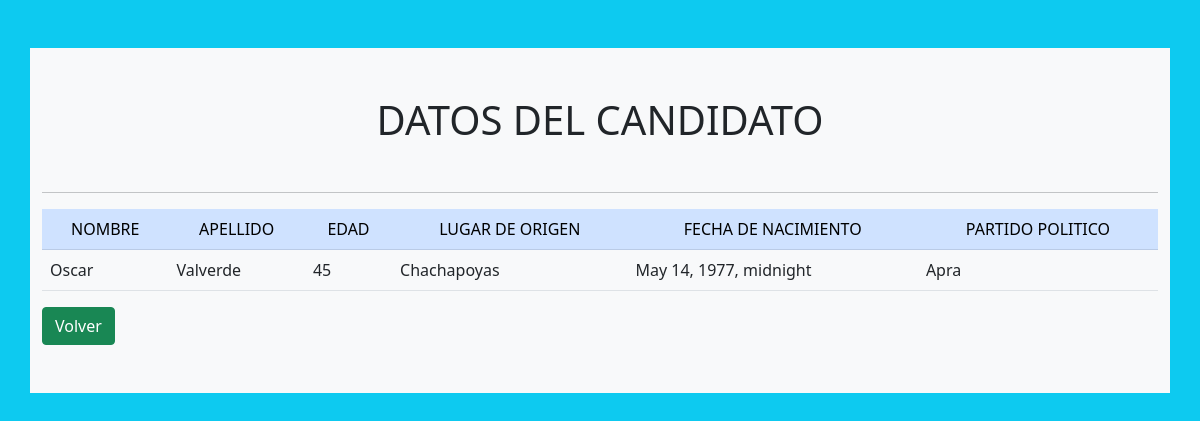
The app's page /votacion/1/detalle_candidato with its own data.
### votaciones/models.py (models this page shows)
class Candidato(models.Model):
    region = models.ForeignKey(Region, on_delete=models.CASCADE)
    nombre_cand = models.CharField(max_length=20)
    apellido_cand = models.CharField(max_length=20)
    edad_cand = models.IntegerField(max_length=2)
    origen_cand = models.CharField(max_length=15)
    fecha_nacimiento = models.DateTimeField('date of birth')
    partido = models.CharField(max_length=15)

### votaciones/views.py (the view)
# urls.py: path('<int:id_candidato>/detalle_candidato', views.detalle_candidato, name="detalle_candidato"),
def detalle_candidato(request, id_candidato):
    detalles_candidato = get_object_or_404(Candidato, pk=id_candidato)
    return render(request, 'votaciones/detalle_candidato.html',{'detalles_candidato':detalles_candidato})

### votaciones/templates/votaciones/detalle_candidato.html (shortened to what this page needs)
<!DOCTYPE html>
<html lang="en">
<head>
    <link href="https://cdn.jsdelivr.net/npm/bootstrap@5.1.3/dist/css/bootstrap.min.css" rel="stylesheet">
</head>
<body class="bg-info">
    <br><br>
    <div class="container py-5 bg-light">
        <h1 class="text-center">DATOS DEL CANDIDATO</h1><br><hr>
    {% if detalles_candidato %}
        <table class="table">
            <tr class="table-primary text-center">
                <td>NOMBRE</td>
                <td>APELLIDO</td>
                <td>EDAD</td>
                <td>LUGAR DE ORIGEN</td>
                <td>FECHA DE NACIMIENTO</td>
                <td>PARTIDO POLITICO</td>
            </tr>
            <tr>
                <td>{{ detalles_candidato.nombre_cand }}</td>
                <td>{{ detalles_candidato.apellido_cand }}</td>
                <td>{{ detalles_candidato.edad_cand }}</td>
                <td>{{ detalles_candidato.origen_cand }}</td>
                <td>{{ detalles_candidato.fecha_nacimiento }}</td>
                <td>{{ detalles_candidato.partido }}</td>
            </tr>
        </table>
    {% else %}
        <p>No se encontraron datos</p>
    {% endif %}
        <div>
            <a href="{% url 'votaciones:index' %}"><input type="button" value="Volver" class="btn btn-success"></a>
        </div>
    </div>
</body>
</html>

### records on screen
Candidato: nombre_cand "Oscar", apellido_cand "Valverde", edad_cand "45", origen_cand "Chachapoyas", fecha_nacimiento "May 14, 1977, midnight", partido "Apra"
